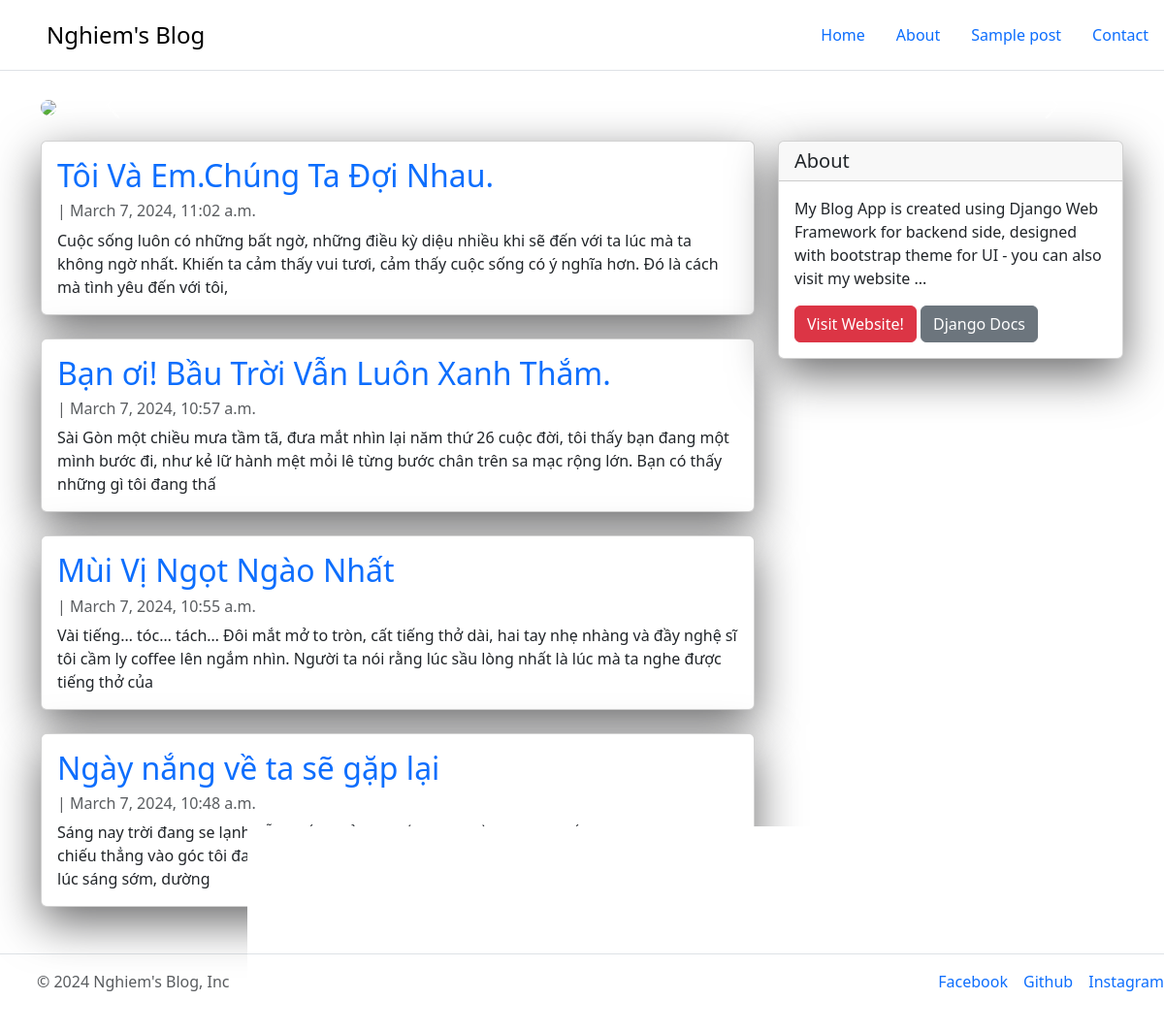
The page / on the database its author committed.
### TrangChu/models.py (models this page shows, shortened)
class BaiViet(models.Model):
    title = models.CharField(max_length=100)
    content = models.TextField()
    image  = models.ImageField(null=True, blank=True, upload_to='media/img')
    created_at = models.DateTimeField(auto_now_add = True)
    updated_at = models.DateTimeField(auto_now = True)
    class Meta:
        ordering = ['-created_at']

### TrangChu/views.py (the view)
# urls.py: path('', views.index),
def index(request):
    context = {'Posts' : BaiViet.objects.all().order_by('-created_at')}
    return render(request, 'home.html', context)

### TrangChu/templates/home.html
{% extends "base.html" %}
{% block content %}
<div class="container" id="post">
    <div class="row">
        <div class="col-md-8">
            {% for post in Posts %}
            <div class="card mb-4">
                <div class="card-body">
                    <h2 class="card-title"><a style="text-decoration: none;" href="{{post.id}}">{{post.title}}</a> </h2>
                    <p class="card-text text-muted h6">{{ post.author }} | {{ post.created_at}} </p>
                    <p class="card-text">{{post.content|slice:":200"}}</p>
                </div>
            </div>
            {% endfor %}
        </div>
        <div class="col-md-4">
            {% block sidebar %}
            {% include 'sidebar.html' %}
            {% endblock sidebar %}
        </div>
    </div>
</div>
{% endblock %}

### TrangChu/templates/base.html (shortened to what this page needs)
{% load static %}
<!DOCTYPE html>
<html>
  <head>
    <link rel="stylesheet" href="{% static 'css/style.css' %}" />
    <link
      href="https://cdn.jsdelivr.net/npm/bootstrap@5.3.3/dist/css/bootstrap.min.css"
      rel="stylesheet"
    />
  </head>
  <body>
    <header>
        <header
          class="d-flex flex-wrap justify-content-center py-3 mb-4 border-bottom"
        >
          <a
            href="/"
            class="d-flex align-items-center mb-3 mb-md-0 me-md-auto link-body-emphasis text-decoration-none"
          >
            <svg class="bi me-2" width="40" height="32">
              <use xlink:href="#bootstrap"></use>
            </svg>
            <span class="fs-4">Nghiem's Blog</span>
          </a>
          <ul class="nav nav-pills">
            <li class="nav-item">
              <a href="#" class="nav-link" aria-current="page">Home</a>
            </li>
            <li class="nav-item"><a href="#about" class="nav-link">About</a></li>
            <li class="nav-item">
              <a href="#post" class="nav-link" >Sample post</a>
            </li>
            <li class="nav-item"><a href="#contact" class="nav-link">Contact</a></li>
          </ul>
        </header>
    </header>
    <main>
      <div id="myCarousel" class="container carousel slide mb-6 my-4" data-bs-ride="carousel">
                <div class="carousel-indicators">
                  <button type="button" data-bs-target="#myCarousel" data-bs-slide-to="0" class="active" aria-label="Slide 1" aria-current="true"></button>
                  <button type="button" data-bs-target="#myCarousel" data-bs-slide-to="1" aria-label="Slide 2" class=""></button>
                  <button type="button" data-bs-target="#myCarousel" data-bs-slide-to="2" aria-label="Slide 3" class=""></button>
                </div>
                <div class="carousel-inner">
                  <div class="carousel-item active">
                    <img src="https://i.ytimg.com/vi/Yz96EBNwMGw/maxresdefault.jpg" class="rounded-3">
                  </div>
                </div>
                <button class="carousel-control-prev" type="button" data-bs-target="#myCarousel" data-bs-slide="prev">
                  <span class="carousel-control-prev-icon" aria-hidden="true"></span>
                </button>
                <button class="carousel-control-next" type="button" data-bs-target="#myCarousel" data-bs-slide="next">
                  <span class="carousel-control-next-icon" aria-hidden="true"></span>
                </button>
              </div>
      {% block content %} {% endblock content %}
    </main>
    <footer id="contact" class="d-flex flex-wrap justify-content-between align-items-center py-3 my-4 border-top">
        <div class="col-md-4 d-flex align-items-center">
          <a href="/" class="mb-3 me-2 mb-md-0 text-body-secondary text-decoration-none lh-1">
            <svg class="bi" width="30" height="24"><use xlink:href="#bootstrap"></use></svg>
          </a>
          <span class="mb-3 mb-md-0 text-body-secondary">© 2024 Nghiem's Blog, Inc</span>
        </div>
        <ul class="nav col-md-4 justify-content-end list-unstyled d-flex">
          <li class="ms-3"><a class="text-body-primary" style="text-decoration: none;" href="#">Facebook</a></li>
          <li class="ms-3"><a class="text-body-primary" style="text-decoration: none;" href="https://github.com/nghiemledo">Github</a></li>
          <li class="ms-3"><a class="text-body-primary" style="text-decoration: none;" href="https://instagram.com/12_septer">Instagram</a></li>
        </ul>
      </footer>
  </body>
</html>

### TrangChu/templates/sidebar.html (shortened to what this page needs)
{% block sidebar %}
<div class="float-end" id="about">
  <div class="card">
    <h5 class="card-header">About</h5>
    <div class="card-body">
      <p class="card-text">
        My Blog App is created using Django Web Framework for backend side,
        designed with bootstrap theme for UI - you can also visit my website
        ...
      </p>
      <a href="https://github.com/nghiemledo" class="btn btn-danger"
        >Visit Website!</a
      >
      <a href="https://docs.djangoproject.com/en/3.1/" class="btn btn-secondary"
        >Django Docs</a
      >
    </div>
  </div>
</div>
{% endblock sidebar %}

### TrangChu/static/css/style.css (style rules this page uses)
html { scroll-behavior: smooth; }
a { list-style: none !important; }

### TrangChu/templates/sidebar.html (style rules this page uses)
.card { box-shadow: 0 16px 48px #6a6a6b; }

### rows shown on the page
BaiViet: title "Tôi Và Em.Chúng Ta Đợi Nhau.", created_at "March 7, 2024, 11:02 a.m.", content "Cuộc sống luôn có những bất ngờ, những điều kỳ diệu nhiều khi sẽ đến với ta lúc mà ta không ngờ nhất. Khiến ta cảm thấy vui tươi, cảm thấy cuộc sống có ý nghĩa hơn. Đó là cách mà tình yêu đến với tôi,"
BaiViet: title "Bạn ơi! Bầu Trời Vẫn Luôn Xanh Thắm.", created_at "March 7, 2024, 10:57 a.m.", content "Sài Gòn một chiều mưa tầm tã, đưa mắt nhìn lại năm thứ 26 cuộc đời, tôi thấy bạn đang một mình bước đi, như kẻ lữ hành mệt mỏi lê từng bước chân trên sa mạc rộng lớn. Bạn có thấy những gì tôi đang thấ"
BaiViet: title "Mùi Vị Ngọt Ngào Nhất", created_at "March 7, 2024, 10:55 a.m.", content "Vài tiếng… tóc… tách… Đôi mắt mở to tròn, cất tiếng thở dài, hai tay nhẹ nhàng và đầy nghệ sĩ tôi cầm ly coffee lên ngắm nhìn. Người ta nói rằng lúc sầu lòng nhất là lúc mà ta nghe được tiếng thở của"
BaiViet: title "Ngày nắng về ta sẽ gặp lại", created_at "March 7, 2024, 10:48 a.m.", content "Sáng nay trời đang se lạnh bỗng nắng hửng và ấm áp ùa về. Từng tia nắng cứ bám đuôi nhau chiếu thẳng vào góc tôi đang ngồi, hơi ấm như xua tan đi cái se lạnh quen thuộc của Hà Nội lúc sáng sớm, dường"
